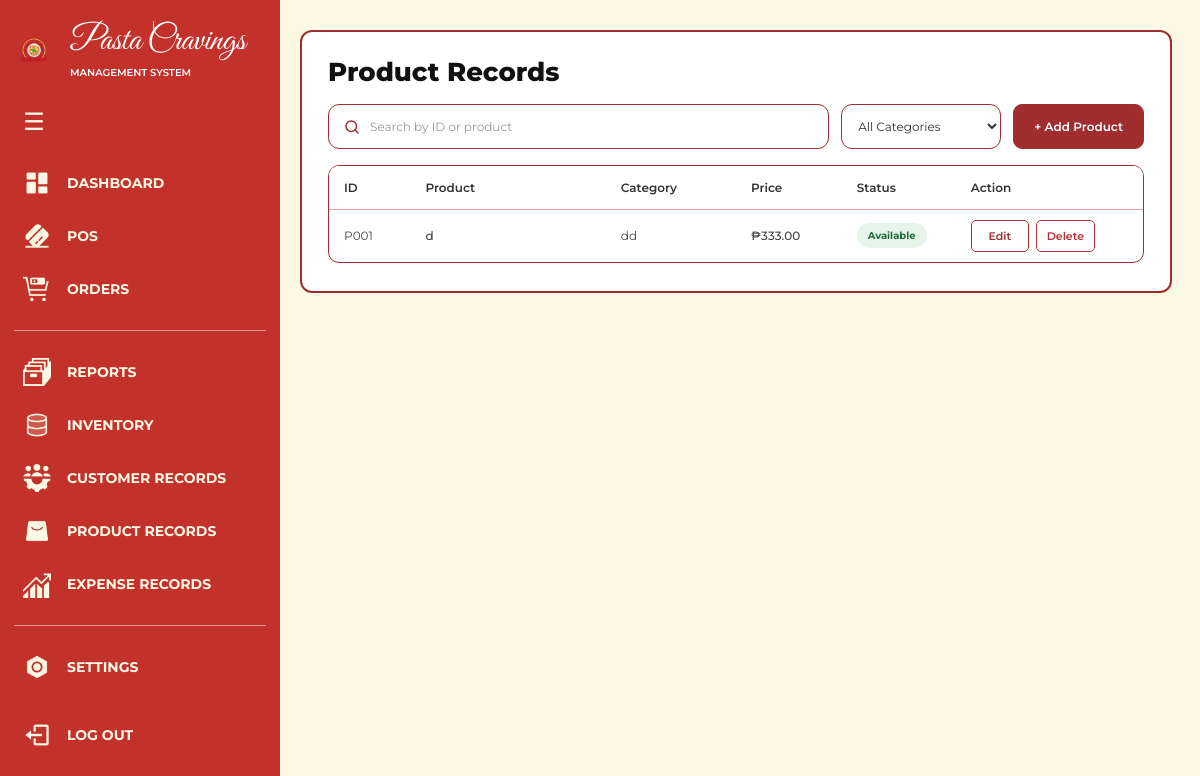
Before: /products/ (signed in) with the older database file.
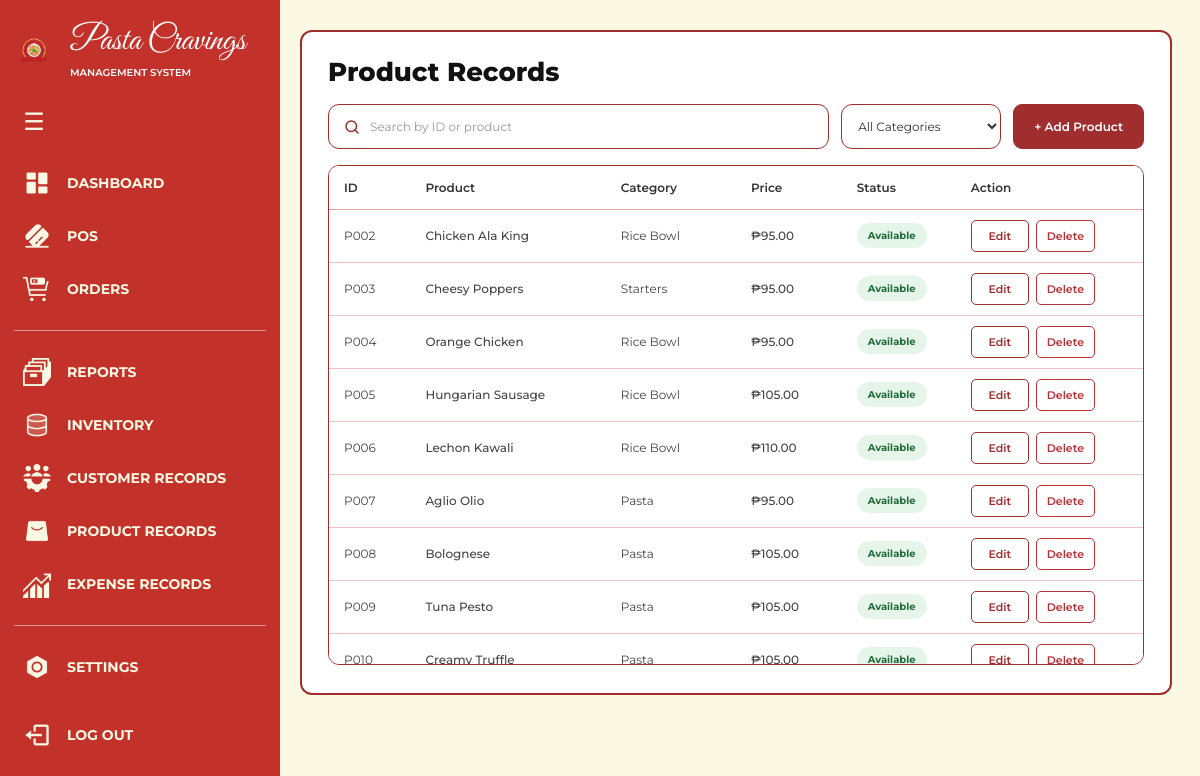
After: the same page with the newer database file.
### apps/products/models.py (models this page shows, shortened)
class Product(models.Model):
    STATUS_CHOICES = [
        ("Available", "Available"),
        ("Unavailable", "Unavailable"),
    ]
    product = models.CharField(max_length=150)
    category = models.CharField(max_length=100)
    price = models.DecimalField(max_digits=10, decimal_places=2)
    status = models.CharField(
        max_length=20,
        choices=STATUS_CHOICES,
        default="Available"
    )
    created_at = models.DateTimeField(auto_now_add=True)

### apps/products/views.py (the view)
# urls.py: path("", views.product_view, name="product"),
@admin_required
def product_view(request):
    products_list = Product.objects.all().order_by("id")
    categories = (
        Product.objects.order_by("category")
        .values_list("category", flat=True)
        .distinct()
    )
    context = {
        "products": products_list,
        "categories": categories,
        "form": ProductForm(),
    }
    return render(request, "product_records.html", context)

### apps/products/forms.py
class ProductForm(forms.ModelForm):
    class Meta:
        model = Product
        fields = ["product", "category", "price", "status"]

### apps/accounts/views.py (called while the page is built)
def admin_required(view_func):
    return user_passes_test(
        lambda user: user.is_superuser,
        login_url="pos:pos"
    )(view_func)

### templates/product_records.html (shortened to what the changed rows need)
{% extends "base.html" %}
{% load static %}
{% block extra_css %}
<link rel="stylesheet" href="{% static 'css/product_records.css' %}">
{% endblock %}
{% block navbar %}
    {% include "components/navbar_database.html" %}
{% endblock %}
{% block content %}
<div class="product-page" id="product-records">
    <main class="product-main">
        <section class="records-panel">
            <h1>Product Records</h1>
            <div class="table-container">
                <table aria-label="Product records">
                    <thead>
                        <tr>
                            <th>ID</th>
                            <th>Product</th>
                            <th>Category</th>
                            <th>Price</th>
                            <th>Status</th>
                            <th>Action</th>
                        </tr>
                    </thead>
                    <tbody id="productTableBody">
                        {% for item in products %}
                        <tr class="product-row">
                            <td data-search-id="{{ item.id }}">
                                P{{ item.id|stringformat:"03d" }}
                            </td>
                            <td class="product-name">
                                {{ item.product }}
                            </td>
                            <td class="product-category">
                                {{ item.category }}
                            </td>
                            <td class="product-price">
                                ₱{{ item.price|floatformat:2 }}
                            </td>
                            <td>
                                <span class="product-status {% if item.status == 'Available' %}available{% else %}unavailable{% endif %}">
                                    {{ item.status }}
                                </span>
                            </td>
                            <td>
                                <div class="product-actions">
                                    <button
                                        type="button"
                                        class="edit-modal-btn"
                                        data-id="{{ item.id }}"
                                        data-product="{{ item.product }}"
                                        data-category="{{ item.category }}"
                                        data-price="{{ item.price }}"
                                        data-status="{{ item.status }}"
                                    >
                                        Edit
                                    </button>
                                    <form
                                        method="POST"
                                        action="{% url 'delete_product' item.id %}"
                                        onsubmit="return confirm('Are you sure you want to delete this product? This action cannot be undone.');"
                                    >
                                        <button
                                            type="submit"
                                            class="delete-product-btn"
                                        >
                                            Delete
                                        </button>
                                    </form>
                                </div>
                            </td>
                        </tr>
                        {% empty %}
                        <tr class="empty-row">
                            <td colspan="6">
                                No products registered yet.
                            </td>
                        </tr>
                        {% endfor %}
                    </tbody>
                </table>
            </div>
        </section>
    </main>
</div>
{% endblock %}

Changed rows visible on the page:
removed Product: id "001", product "d", category "dd", price "333.00", status "Available"
added Product: id "002", product "Chicken Ala King", category "Rice Bowl", price "95.00", status "Available"
added Product: id "003", product "Cheesy Poppers", category "Starters", price "95.00", status "Available"
added Product: id "004", product "Orange Chicken", category "Rice Bowl", price "95.00", status "Available"
added Product: id "005", product "Hungarian Sausage", category "Rice Bowl", price "105.00", status "Available"
added Product: id "006", product "Lechon Kawali", category "Rice Bowl", price "110.00", status "Available"
added Product: id "007", product "Aglio Olio", category "Pasta", price "95.00", status "Available"
added Product: id "008", product "Bolognese", category "Pasta", price "105.00", status "Available"
added Product: id "009", product "Tuna Pesto", category "Pasta", price "105.00", status "Available"
added Product: id "010", product "Creamy Truffle", category "Pasta", price "105.00", status "Available"
